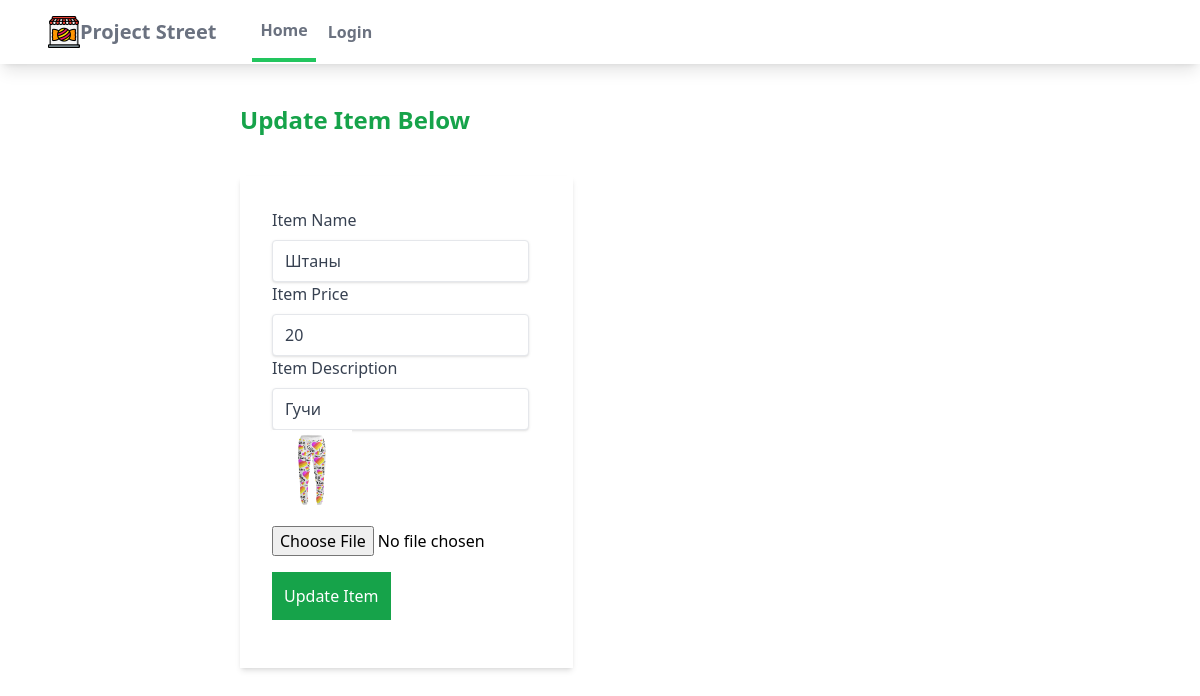
/updateitem/2/, run on an earlier commit of the app's database.
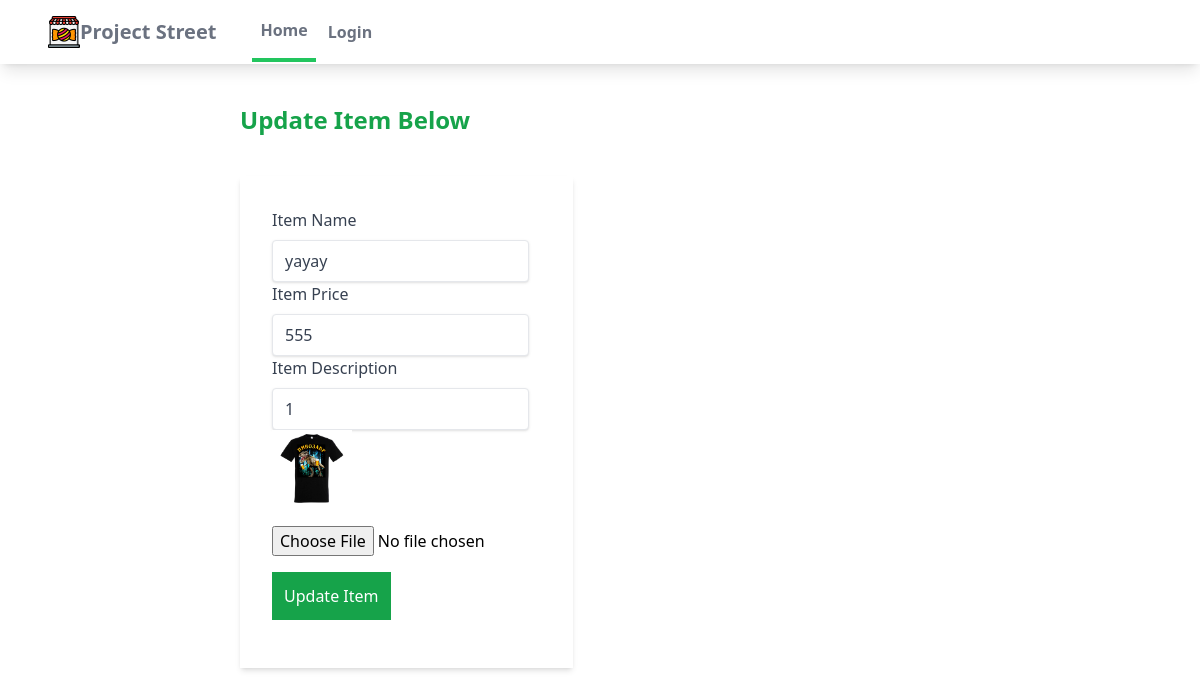
And on a later commit of the database.
### myapp/models.py (models this page shows, shortened)
class Product(models.Model):
    seller = models.ForeignKey(settings.AUTH_USER_MODEL, on_delete=models.CASCADE, default='1')
    name = models.CharField(max_length=100)
    price = models.IntegerField()
    description = models.CharField(max_length=200)
    image = models.ImageField(blank=True, upload_to='images')
    category = models.ForeignKey(Category, on_delete=models.CASCADE)

### myapp/views.py (the view, shortened to what this page needs)
# urls.py: path('updateitem/<int:my_id>/', update_item, name="update_item"),
def update_item(request, my_id):
    item = Product.objects.get(id=my_id)
    context = {'item': item}
    return render(request, "myapp/updateitem.html", context)

### myapp/templates/myapp/updateitem.html (shortened to what this page needs)
{% extends 'myapp/base.html' %}
{% block content %}
<div class="ml-[200px]">
	<h1 class="text-2xl m-10 font-bold text-green-600">Update Item Below</h1>
	<form class="w-1/3 bg-white shadow-md m-10 px-8 py-8" enctype="multipart/form-data" method="post" >
			<div class="mb-4">
					<label class="block text-gray-700 text-md fond-bold mb-2" for="name">Item Name</label>
					<input class="shadow appearance-none border rounded py-2 px-3 mr-10 text-gray-700" value="{{ item.name }}" type="text" placeholder="Name..." name="name" id="name">
					<label class="block text-gray-700 text-md fond-bold mb-2" for="price">Item Price</label>
					<input class="shadow appearance-none border rounded py-2 px-3 mr-10 text-gray-700" value="{{ item.price }}" type="text" placeholder="Price..." name="price" id="price">
					<label class="block text-gray-700 text-md fond-bold mb-2" for="description">Item Description</label>
					<input class="shadow appearance-none border rounded py-2 px-3 mr-10 text-gray-700" value="{{ item.description }}" type="text" placeholder="Description..." name="description" id="description">
					<img class="w-20 h-20" src="{{ item.image.url }}">
					<input class="block mt-4" type="file" accept="image/*" name="upload" id="upload">
					<button class="block bg-green-600 text-white p-3 mt-4" type="submit" name="Add Item" value="Add Item">Update Item</button>
			</div>
    </form>
</div>
{% endblock content %}

What changed in the data, as far as the page shows it:
changed Product: name "Штаны" → "уауау"; price "20" → "555"; description "Гучи" → "1"; image: a different picture
